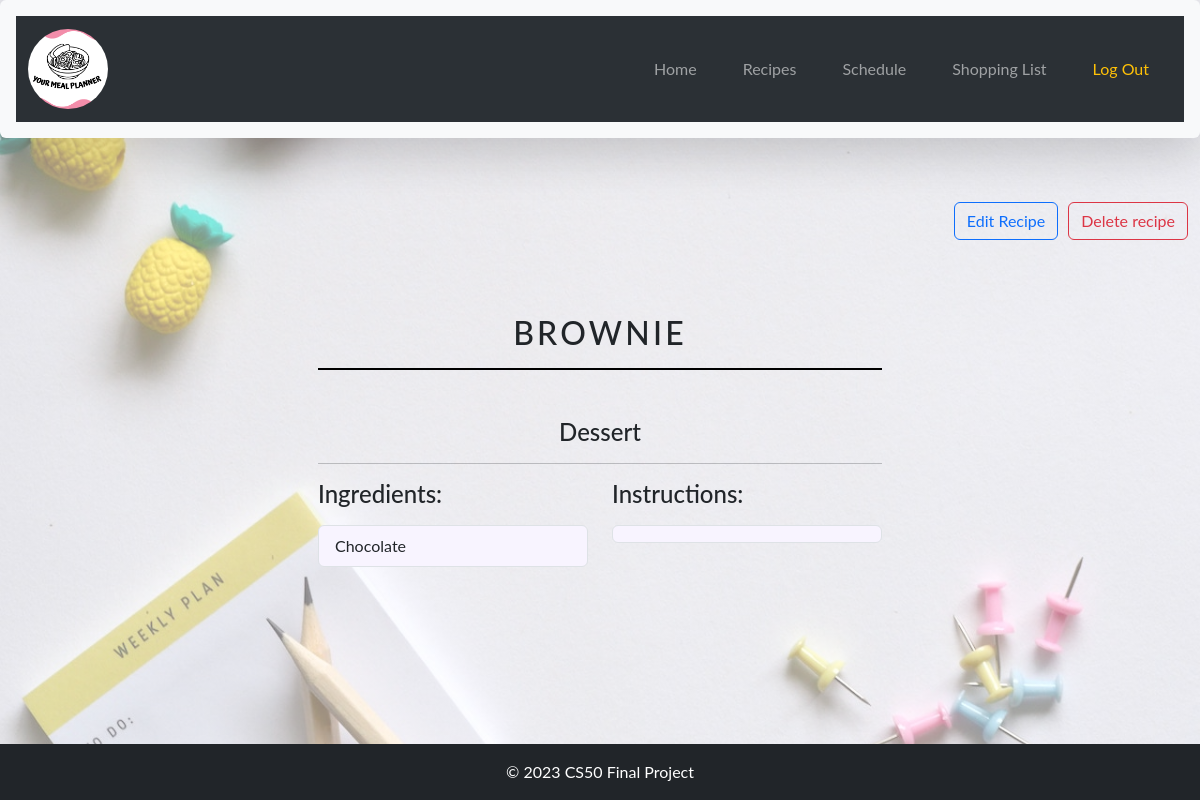
Screenshot of /displayRecipe/30 (signed in) with the database file from the repository.
### tables this page shows
CREATE TABLE 'Recipes1' (id INTEGER PRIMARY KEY AUTOINCREMENT NOT NULL,user_id INTEGER NOT NULL, mealName TEXT not null,'mealType' TEXT NOT NULL,ingredients TEXT, instructions TEXT, FOREIGN KEY(user_id) references users(id));

### app.py (the view)
@app.route("/displayRecipe/<int:recipe_id>", methods=["GET", "POST"])
@login_required
def displayRecipe(recipe_id):
    user_id = session["user_id"]
    recipe = db.execute("SELECT * FROM Recipes1 WHERE id = :recipe_id AND user_id = :user_id",
                        recipe_id=recipe_id, user_id=user_id)
    if not recipe:
        flash("Invalid recipe id", "warning")
    recipe = recipe[0]
    ingredients = [ing.strip() for ing in recipe['ingredients'].split('\n')]
    recipe['ingredients'] = ingredients
    instructions = [ing.strip() for ing in recipe['instructions'].split('\n')]
    recipe['instructions'] = instructions
    if request.method == "POST" and request.form.get("deleteRecipe"):
        db.execute("DELETE FROM Recipes1 WHERE id = :recipe_id",
                   recipe_id=recipe_id)
        flash("Your recipe was succesfully deleted!")
        return redirect("/ListOfRecipes")
    return render_template("displayRecipe.html", recipe=recipe)

### app.py (called while the page is built)
@app.after_request
def after_request(response):
    response.headers["Cache-Control"] = "no-cache, no-store, must-revalidate"
    response.headers["Expires"] = 0
    response.headers["Pragma"] = "no-cache"
    return response

### helpers.py (called while the page is built)
def login_required(f):
    @wraps(f)
    def decorated_function(*args, **kwargs):
        if session.get("user_id") is None:
            return redirect("/login")
        return f(*args, **kwargs)
    return decorated_function

### templates/displayRecipe.html (shortened to what this page needs)
{% extends "layout.html" %}
{% block main %}
<section class="py-3">
  <div class="container-fluid">
    <div class="row justify-content-end">
      <div class="col-12 col-md-9 col-lg-7 col-xl-6 btn-col">
        <a href="{{ url_for('editRecipe', recipe_id=recipe['id']) }}" class="btn btn-outline-primary">Edit Recipe</a>
        <form action="{{ url_for('displayRecipe', recipe_id=recipe.id) }}" method="post"
          onsubmit="return confirm('Are you sure you want to delete this recipe?');">
          <button type="submit" class="btn btn-outline-danger">Delete recipe</button>
        </form>
      </div>
    </div>
    <br>
    <div class="container-fluid">
      <div class="row justify-content-center">
        <div class="col-12 col-md-9 col-lg-7 col-xl-6">
          <h2 class="text-uppercase text-center mb-4">{{ recipe['mealName'] }}</h2>
          <br>
          <h4 class="text-center">{{ recipe['mealType'] }}</h4>
          <hr>
          <div class="row" id="ingredients-instructions">
            <div class="col-md-6">
              <h4 class="mb-3">Ingredients:</h4>
              <ul class="list-group">
                {% for ingredient in recipe['ingredients'] %}
                <li class="list-group-item">{{ ingredient }}</li>
                {% endfor %}
              </ul>
            </div>
            <div class="col-md-6">
              <h4 class="mb-3">Instructions:</h4>
              <ol class="list-group">
                {% for instruction in recipe['instructions'] %}
                <li class="list-group-item">{{ instruction }}</li>
                {% endfor %}
              </ol>
            </div>
          </div>
        </div>
      </div>
    </div>
</section>
{% endblock %}

### static/styles.css (style rules this page uses)
html, body { box-sizing: border-box; margin: 0; padding: 0; }
* { margin: 0; padding: 0; box-sizing: border-box; font-family: "Lato", sans-serif; }
body { display: grid; grid-template-rows: auto 1fr auto; min-height: 100vh; margin-bottom: 0; background: linear-gradient(rgba(255, 255, 255, 0.5), rgba(255, 255, 255, 0.5)), url('/static/pexels-jess-bailey-designs-965119.jpg'); background-repeat: no-repeat; background-size: cover; }
h2 { text-transform: uppercase; font-size: 2.5rem; letter-spacing: 0.1em; text-align: center; margin-bottom: 2rem; border-bottom: 2px solid #000; padding-bottom: 1rem; }
.btn-col { display: flex; justify-content: flex-end; align-items: center; text-align: right; margin-bottom: 50px; }
.btn-col button { margin-left: 10px; }
.list-group li:nth-of-type(odd) { background-color: #f8f4ff; }

### rows the page displays
Recipes1: mealName "BROWNIE", mealType "Dessert", ingredients "Chocolate"
